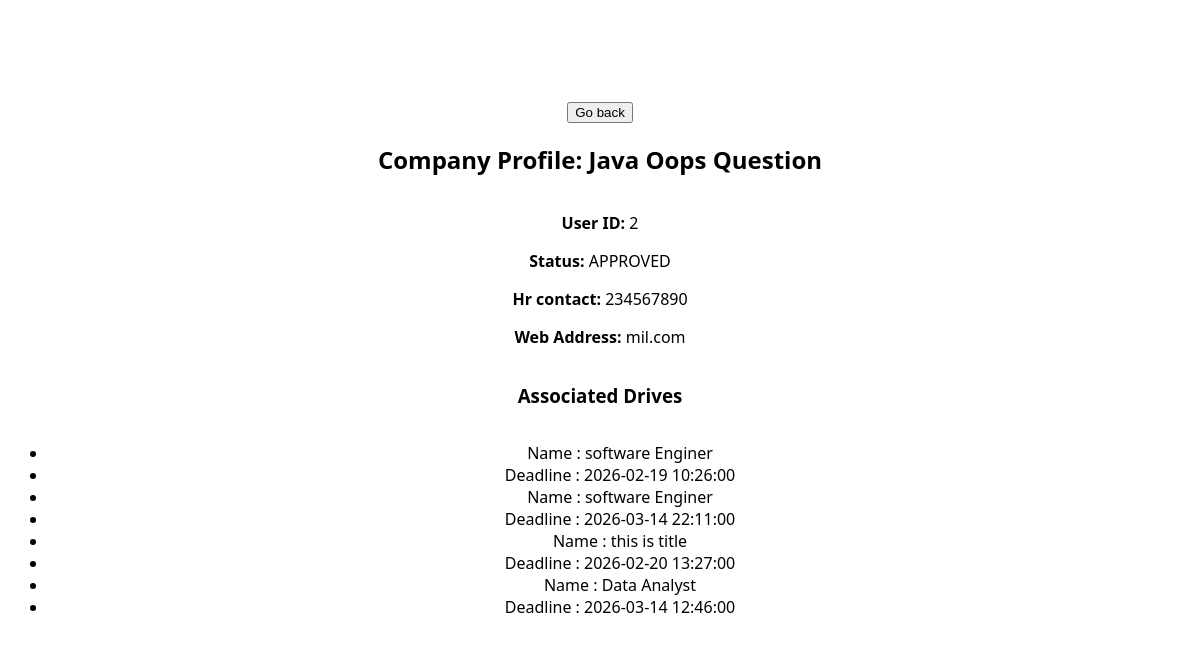
The page /admin/company/2 on the database its author committed.
### portal/models.py (models this page shows)
class Company(db.Model,UserMixin):
    __tablename__ = 'companies'
    id = db.Column(db.Integer , primary_key = True)
    user_id = db.Column(db.Integer,db.ForeignKey('users.id'),nullable = False)
    company_name = db.Column(db.String(100) , unique = True, nullable = False)
    hr_contact = db.Column(db.String(20) , unique = True)
    website = db.Column(db.String(200))
    approval_status = db.Column(db.String(20) , default = 'APPROVED') #APPROVED , PENDING , REJECTED
    is_blacklisted = db.Column(db.Boolean , default = False)

class Drive(db.Model,UserMixin):
    __tablename__ = 'placement_drives'
    id = db.Column(db.Integer , primary_key = True)
    company_id = db.Column(db.Integer,db.ForeignKey('companies.id') , nullable = False)
    job_title = db.Column(db.String(100), nullable = False)
    description = db.Column(db.String(200), nullable = False)
    eligibility = db.Column(db.String(100), nullable = False)
    deadline = db.Column(db.DateTime, nullable = False)
    status = db.Column(db.String(20), nullable = False,default ='APPROVED') #APPROVED,PENDING,CLOSED
    company = db.relationship('Company' , backref = 'companies')

### app.py (the view)
@app.route('/admin/company/<int:company_id>')
def company_details(company_id):
    company = Company.query.get_or_404(company_id)
    company_drives = Drive.query.filter_by(company_id=company_id).all()
    return render_template('admin/company_details.html', company=company, drives=company_drives)

### templates/admin/company_details.html (shortened to what this page needs)
<!DOCTYPE html>
<html lang="en">
<head>
</head>
<body>
    <a href="{{url_for('admin_companies')}}"><button>Go back</button></a>
    <h2>Company Profile: {{ company.company_name }}</h2>
    <div class="card">
        <p><strong>User ID:</strong> {{ company.id }}</p>
        <p><strong>Status:</strong> {{ company.approval_status }}</p>
        <p><strong>Hr contact:</strong> {{ company.hr_contact }}</p>
        <p><strong>Web Address:</strong> {{ company.website }}</p>
    </div>
    <h3>Associated Drives</h3>
    <ul>
        {% for d in drives %}
        <li>Name : {{ d.job_title }} </li>
        <li>Deadline : {{ d.deadline }} </li>
        {% endfor %}
    </ul>
</body>
</html>

### templates/admin/company_details.html (style rules this page uses)
body { margin-top: 100px; font-family: system-ui, -apple-system, BlinkMacSystemFont, 'Segoe UI', Roboto, Oxygen, Ubuntu, Cantarell, 'Open Sans', 'Helvetica Neue', sans-serif; display: flex; flex-direction: column; justify-content: center; text-align: center; }

### rows shown on the page
Company: company_name "Java Oops Question", id "2", approval_status "APPROVED", hr_contact "234567890", website "mil.com"
Drive: job_title "software Enginer", deadline "2026-02-19 10:26:00"
Drive: job_title "software Enginer", deadline "2026-03-14 22:11:00"
Drive: job_title "this is title", deadline "2026-02-20 13:27:00"
Drive: job_title "Data Analyst", deadline "2026-03-14 12:46:00"
